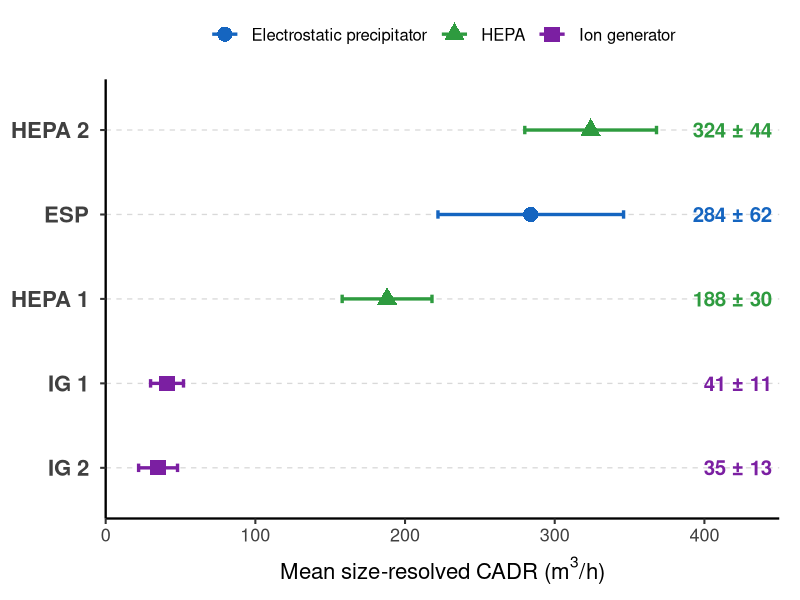

Write the R code that produced this figure.
library(readxl)
library(dplyr)
library(ggplot2)
library(forcats)
library(grid)

# -----------------------------
# 1. Read data
# -----------------------------

df <- read_excel(
  "Waring_Table1_CADR_Data.xlsx",
  sheet = "Table1_Data"
)

# -----------------------------
# 2. Prepare data
# -----------------------------

df <- df %>%
  mutate(
    Cleaner_Type = case_when(
      grepl("HEPA", `Air Cleaner`) ~ "HEPA",
      `Air Cleaner` == "ESP" ~ "Electrostatic precipitator",
      TRUE ~ "Ion generator"
    ),
    
    # Arrange from highest to lowest CADR
    `Air Cleaner` = fct_reorder(
      `Air Cleaner`,
      `CADR Mean (m³/h)`
    ),
    
    # Text for labels
    CADR_label = paste0(
      `CADR Mean (m³/h)`,
      " ± ",
      `CADR SD (m³/h)`
    )
  )

# -----------------------------
# 3. Colors and shapes
# -----------------------------

cleaner_colors <- c(
  "Electrostatic precipitator" = "#1565C0",
  "HEPA" = "#2E9B3F",
  "Ion generator" = "#7B1FA2"
)

cleaner_shapes <- c(
  "Electrostatic precipitator" = 16,
  "HEPA" = 17,
  "Ion generator" = 15
)

# -----------------------------
# 4. Create plot
# -----------------------------

p <- ggplot(
  df,
  aes(
    x = `CADR Mean (m³/h)`,
    y = `Air Cleaner`,
    color = Cleaner_Type,
    shape = Cleaner_Type
  )
) +
  
  # Light horizontal reference lines
  geom_hline(
    yintercept = 1:5,
    color = "grey85",
    linewidth = 0.45,
    linetype = "dashed"
  ) +
  
  # Mean ± 1 SD
  geom_errorbarh(
    aes(
      xmin = `CADR Mean (m³/h)` - `CADR SD (m³/h)`,
      xmax = `CADR Mean (m³/h)` + `CADR SD (m³/h)`
    ),
    height = 0.10,
    linewidth = 1.15
  ) +
  
  # Mean
  geom_point(
    size = 4.8
  ) +
  
  # ------------------------------------------------
# FIXED VALUE COLUMN
# ------------------------------------------------

geom_text(
  aes(
    x = 445,
    label = CADR_label,
    color = Cleaner_Type
  ),
  hjust = 1,
  size = 5.2,
  fontface = "bold",
  show.legend = FALSE
) +
  
  scale_color_manual(
    values = cleaner_colors
  ) +
  
  scale_shape_manual(
    values = cleaner_shapes
  ) +
  
  # Plot data only to ~400, but reserve room for labels
  scale_x_continuous(
    breaks = seq(0, 400, 100),
    limits = c(0, 450),
    expand = c(0, 0)
  ) +
  
  labs(
    x = expression("Mean size-resolved CADR (m"^3*"/h)"),
    y = NULL,
    color = NULL,
    shape = NULL
  ) +
  
  theme_classic(base_size = 16) +
  
  theme(
    
    # Y-axis device names
    axis.text.y = element_text(
      size = 16,
      face = "bold",
      color = "grey25",
      margin = margin(r = 8)
    ),
    
    # X-axis
    axis.text.x = element_text(
      size = 13,
      color = "grey25"
    ),
    
    axis.title.x = element_text(
      size = 16,
      face = "bold",
      margin = margin(t = 8)
    ),
    
    # Axis lines
    axis.line = element_line(
      linewidth = 0.8,
      color = "black"
    ),
    
    axis.ticks = element_line(
      linewidth = 0.7
    ),
    
    # Legend
    legend.position = "top",
    
    legend.direction = "horizontal",
    
    legend.text = element_text(
      size = 12
    ),
    
    legend.key.width = unit(0.8, "cm"),
    
    legend.spacing.x = unit(0.25, "cm"),
    
    # Give figure breathing room
    plot.margin = margin(
      t = 8,
      r = 15,
      b = 8,
      l = 8
    )
  )

p
